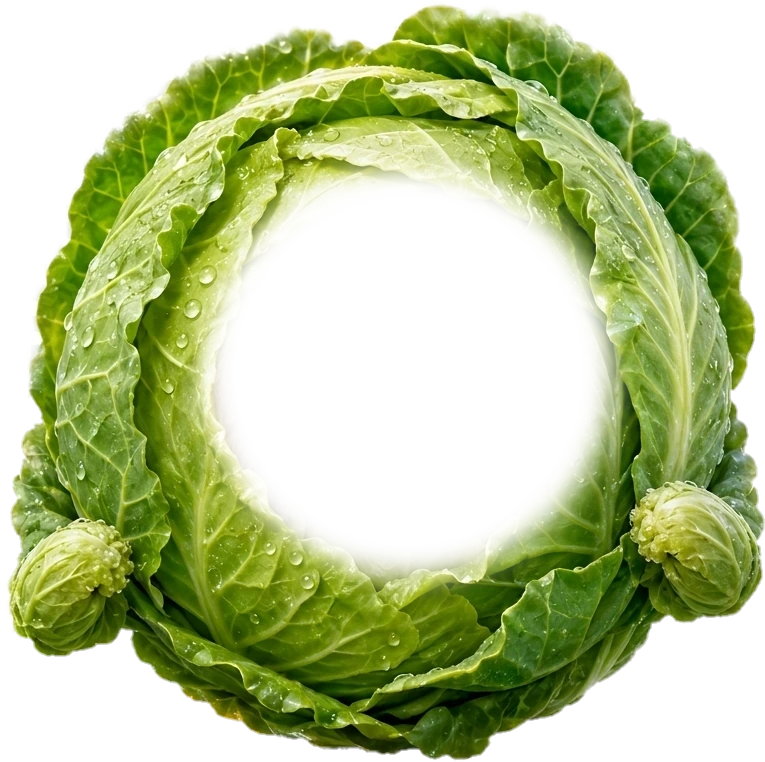
#> input picture app/src/main/assets/neo-hologram/art/cabbage-subject.webp, 765 x 762 px; its folder holds only this picture in this run
$ python punch_subject_face.py ../app/src/main/assets/neo-hologram/art/cabbage-subject.webp
#> lines starting #> are read from the running program, lines starting #| are printed output that depends on the picture; after the words box and inside, x2 and y2 are one past the last pixel; in counts of white or black regions, pixels touching at a corner belong together
#!/usr/bin/env -S uv run --script
# /// script
# requires-python = ">=3.11"
# dependencies = ["pillow>=10"]
# ///
"""이머시브 **무대 주인공**의 얼굴 자리를 뚫는다.

    uv run tools/punch_subject_face.py            # 미리 보기
    uv run tools/punch_subject_face.py --apply    # 뚫는다

## 무대에도 우리 아이가 서야 한다

카드는 얼굴 자리를 뚫어 놨는데(`punch_card_slots.py`) 무대 주인공(`*-subject.webp`)은
저쪽 강아지 얼굴이 그대로 박혀 있었다. 그래서 "내 카드로 들어갔는데 무대에는 다른
개가 서 있는" 화면이 났다.

**전신 그림이 새로 필요한 게 아니다.** 야채 몸통은 그대로 쓰고 얼굴만 갈아 끼우면
된다 — 카드에서 한 것과 똑같다.

## 자리는 계산으로 나온다. 재지 않는다

두 값을 이미 갖고 있다. 카드 안에서 **얼굴 구멍**이 어디인지(`CardTemplate.face`)와,
카드 안에서 **누끼**가 어디인지(`ImmersiveScene.fit`)다. 둘 다 카드 크기 대비 % 라
나누면 누끼 기준 좌표가 된다.

    누끼 안 얼굴 cx = (카드 얼굴 cx - 누끼 x) / 누끼 w

앱에서는 `ImmersiveScene.faceInSubject()` 가 같은 식을 쓴다. **여기 값이 그 식과
어긋나면 얼굴이 엉뚱한 데 뜬다** — 그래서 이 파일에도 원본 두 값을 적어 두고 여기서
나눈다. 결과를 손으로 옮겨 적지 않는다.

## 뚫는 크기

카드 구멍보다 **조금 크게** 뚫는다. 야채가 얼굴을 둘러싼 그림이라 원래 얼굴이 구멍
가장자리로 삐져나오면 두 마리가 겹쳐 보인다. 가장자리는 부드럽게 흐린다 —
`punch_card_slots.py` 와 같은 이유다.
"""

from __future__ import annotations

import pathlib
import sys

from PIL import Image, ImageDraw, ImageFilter

ART = pathlib.Path(__file__).resolve().parent.parent / "app/src/main/assets/neo-hologram/art"

# 카드 안 얼굴 구멍 (ui/dogcard/CardSlots.kt 의 face)
CARD_FACE = {
    "cabbage": (52.84, 44.71, 19.81, 14.27),
    "sweet-potato": (48.84, 40.76, 12.13, 8.80),
    "lettuce": (50.00, 38.82, 9.97, 7.48),
}

# 카드 안 누끼 자리 (ui/dex/Immersive.kt 의 fit)
SUBJECT_FIT = {
    "cabbage": (6.06, 14.15, 87.43, 62.70),
    "sweet-potato": (11.52, 14.93, 80.02, 62.84),
    "lettuce": (11.22, 15.47, 80.33, 62.13),
}

# 카드 구멍보다 이만큼 키워 뚫는다. 원래 얼굴이 가장자리로 남으면 두 마리가 겹친다.
GROW = 1.18

# 구멍 가장자리를 흐리는 폭(짧은 반지름 대비).
FEATHER = 0.06


def face_in_subject(vid: str) -> tuple[float, float, float, float]:
    cx, cy, rx, ry = CARD_FACE[vid]
    x, y, w, h = SUBJECT_FIT[vid]
    return ((cx - x) / w * 100, (cy - y) / h * 100, rx / w * 100, ry / h * 100)


def punch(vid: str, apply: bool) -> None:
#> called with vid = 'cabbage', apply = False
    path = ART / f"{vid}-subject.webp"
    if not path.exists():
        print(f"{vid:14s} 누끼가 없다 ({path.name})")
        return
    im = Image.open(path).convert("RGBA")
#> im is the input picture: PIL image 765x762 RGBA; mean R, G, B, A 104.9, 114.7, 49.9, 136.3
    w, h = im.size
#> w = 765; h = 762
    cx, cy, rx, ry = face_in_subject(vid)
    px, py = w * cx / 100, h * cy / 100
#> px = 409.3; py = 371.4
    prx, pry = w * rx / 100 * GROW, h * ry / 100 * GROW
#> prx = 204.5; pry = 204.6

    # 구멍 마스크. 흰 곳이 남고 검은 곳이 뚫린다.
    mask = Image.new("L", (w, h), 255)
#> mask: PIL image 765x762 L; every value is 255
    ImageDraw.Draw(mask).ellipse(
        [px - prx, py - pry, px + prx, py + pry], fill=0
    )
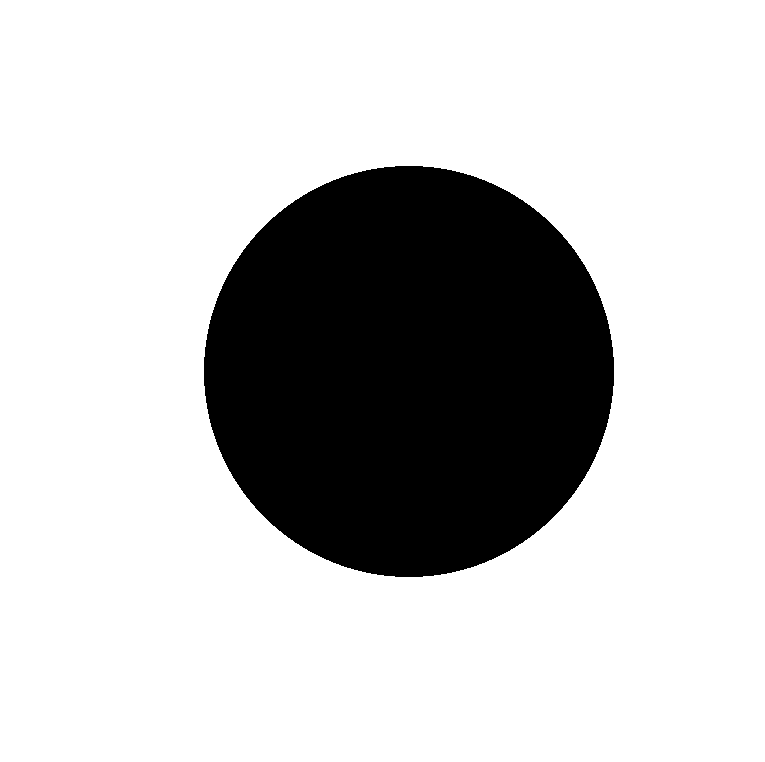
#> mask: PIL image 765x762 L; 77.3% white; 1 black region, box (x1, y1, x2, y2) and area: (204, 166, 614, 577) 132298
    blur = max(1, int(min(prx, pry) * FEATHER))
#> blur = 12
    mask = mask.filter(ImageFilter.GaussianBlur(blur))
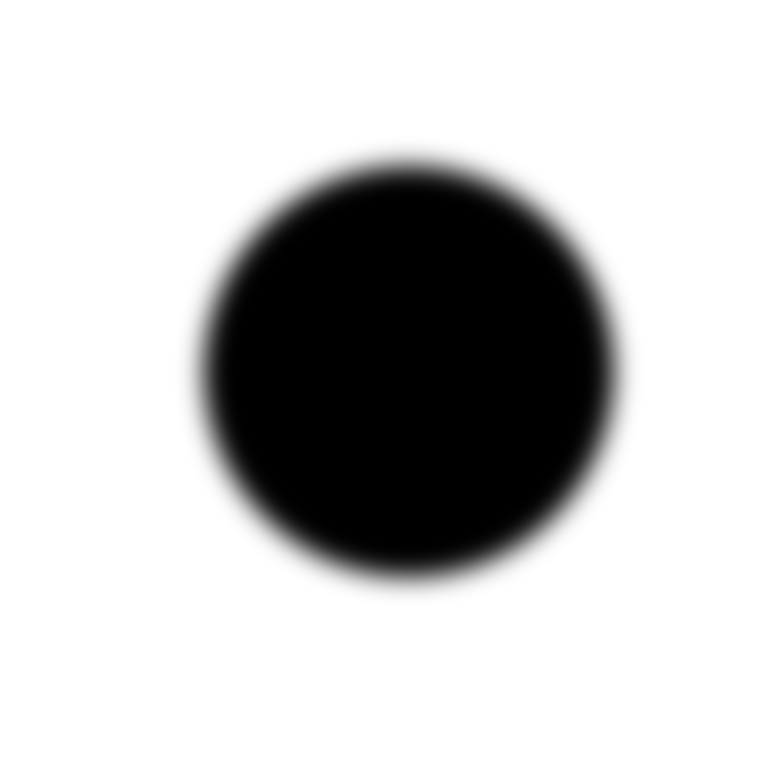
#> mask: PIL image 765x762 L; min 0, max 255, mean 197.1

    alpha = im.getchannel("A")
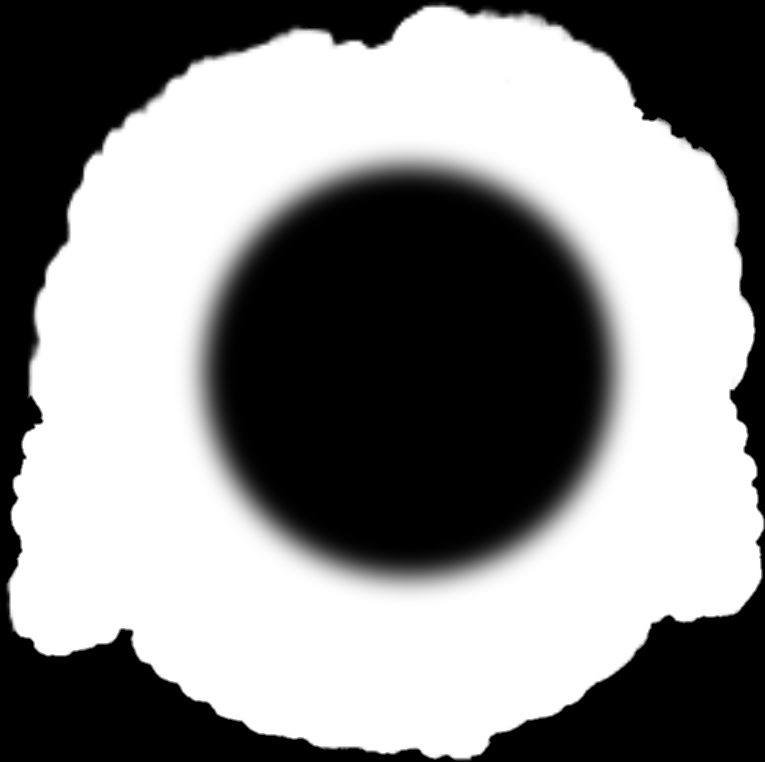
#> alpha: PIL image 765x762 L; min 0, max 255, mean 136.3
    im.putalpha(Image.eval(Image.merge("L", (alpha,)), lambda v: v))
    im.putalpha(
        Image.composite(alpha, Image.new("L", (w, h), 0), mask)
    )
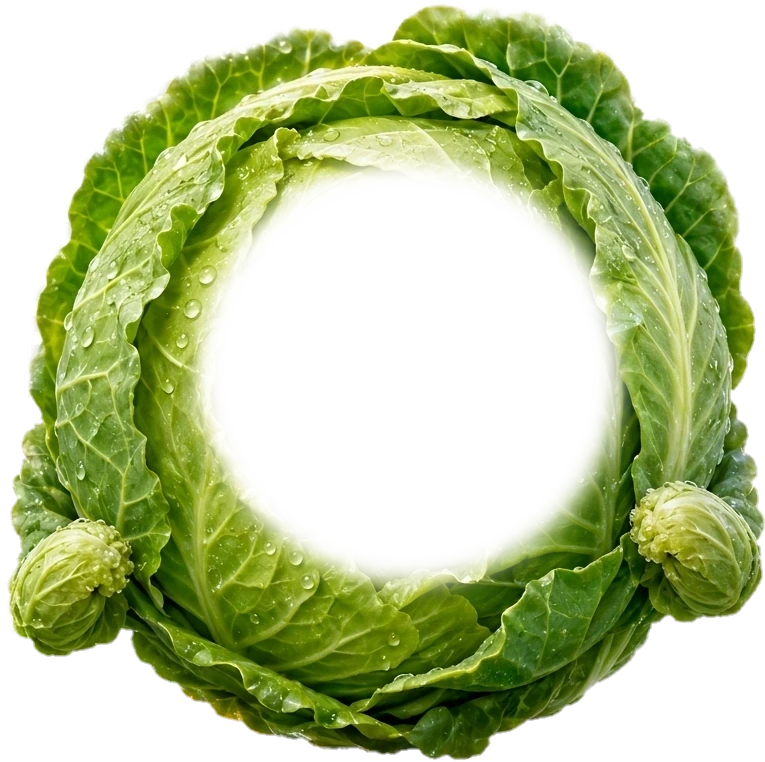
#> im: PIL image 765x762 RGBA; mean R, G, B, A 104.9, 114.7, 49.9, 132.5; transparent parts drawn white

    print(
        f"{vid:14s} 구멍 cx={cx:.2f} cy={cy:.2f} rx={rx:.2f} ry={ry:.2f}"
        f"  → {int(prx * 2)}x{int(pry * 2)}px  (누끼 {w}x{h})"
    )
#| cabbage        구멍 cx=53.51 cy=48.74 rx=22.66 ry=22.76  → 409x409px  (누끼 765x762)
    if apply:
        im.save(path, "WEBP", quality=92, method=6)


def main() -> None:
    apply = "--apply" in sys.argv
    for vid in CARD_FACE:
        punch(vid, apply)
    if not apply:
        print("\n--apply 를 안 줘서 파일은 그대로다.")


if __name__ == "__main__":
    main()
